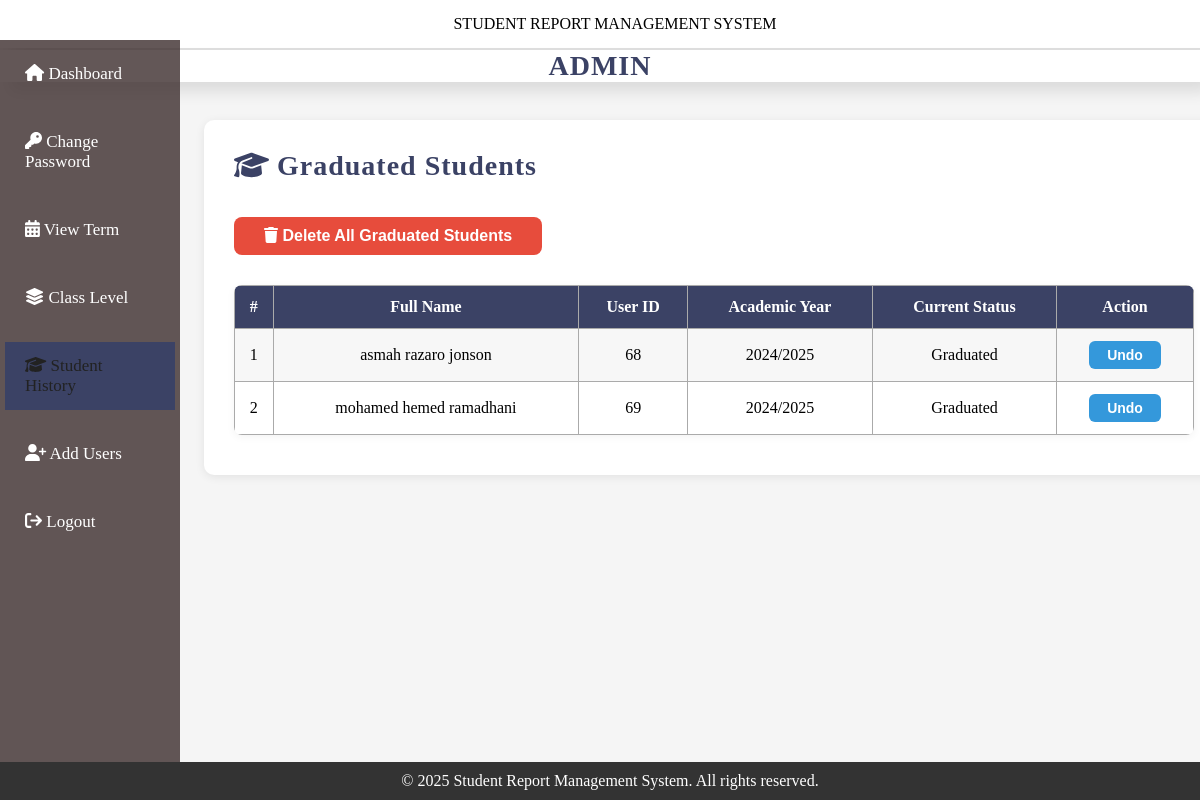
Page /graduated_student.php (signed in) on the committed database.
### tables this page shows
CREATE TABLE `users` (
  `user_id` int(255) NOT NULL,
  `class_id` int(255) DEFAULT NULL,
  `first_name` varchar(100) NOT NULL,
  `middle_name` varchar(100) NOT NULL,
  `last_name` varchar(100) NOT NULL,
  `parent_name` varchar(50) NOT NULL,
  `username` varchar(50) NOT NULL,
  `password` varchar(255) NOT NULL,
  `role` enum('admin','student','form1_teacher','form2_teacher','form3_teacher','form4_teacher') NOT NULL,
  `gender` varchar(8) NOT NULL,
  `stream` enum('science','art') DEFAULT NULL,
  `status` varchar(50) NOT NULL,
  `graduation_year` varchar(10) DEFAULT NULL,
  `parent_email` varchar(100) DEFAULT NULL
);

### graduated_student.php (the view, shortened to what this page needs)
<?php
include 'header.php';
?>
<!DOCTYPE html>
<html lang="en">
<head>
</head>
<body>
    <div class="container-graduated">
        <h2><i class="fa fa-graduation-cap"></i> Graduated Students</h2>
        <form method="post" onsubmit="return confirm('Are you sure you want to delete ALL graduated students? This action cannot be undone!');">
            <button type="submit" name="delete_all" class="delete-all-btn">
                <i class="fa fa-trash"></i> Delete All Graduated Students
            </button>
        </form>
        <table>
            <tr>
                <th>#</th>
                <th>Full Name</th>
                <th>User ID</th>
                <th>Academic Year</th>
                <th>Current Status</th>
                <th>Action</th>
            </tr>
            <?php
            $sql = "SELECT user_id, first_name, middle_name, last_name, status, graduation_year FROM users WHERE role = 'student' AND status = 'graduated'";
            $result = mysqli_query($conn, $sql);
            $count = 1;
            if ($result && mysqli_num_rows($result) > 0) {
                while ($row = mysqli_fetch_assoc($result)) {
                    $full_name = $row['first_name'] . ' ' . $row['middle_name'] . ' ' . $row['last_name'];
                    echo "<tr>";
                    echo "<td>" . $count++ . "</td>";
                    echo "<td>" . htmlspecialchars($full_name) . "</td>";
                    echo "<td>" . $row['user_id'] . "</td>";
                    echo "<td>" . (!empty($row['graduation_year']) ? $row['graduation_year'] : '-') . "</td>";
                    echo "<td>" . ucfirst($row['status']) . "</td>";
                    echo "<td>
                        <form method='post' style='display:inline;'>
                            <input type='hidden' name='user_id' value='" . $row['user_id'] . "'>
                            <button type='submit' name='undo_graduation' class='undo-btn' onclick=\"return confirm('Undo graduation for this student?');\">Undo</button>
                        </form>
                    </td>";
                    echo "</tr>";
                }
            } else {
                echo "<tr><td colspan='6' class='no-data'>No graduated students found.</td></tr>";
            }
            ?>
        </table>
    </div>
    <?php include "footer.php"; ?>
</body>
</html>

### header.php (style rules this page uses)
* { margin: 0; padding: 0; border: none; outline: none; }
body { font-family: 'poppins'; margin: 0; padding: 0; text-decoration: none; }

### graduated_student.php (style rules this page uses)
body { font-family: 'poppins'; margin: 0; background: whitesmoke; }
.container-graduated { margin-left: 17%; margin-top: 120px; padding: 30px 30px 40px 30px; background: #fff; border-radius: 10px; box-shadow: 0 2px 10px rgba(0,0,0,0.08); width: 80%; min-width: 320px; }
h2 { color: #3b4265; margin-bottom: 25px; text-align: left; font-size: 28px; letter-spacing: 1px; }
table { width: 100%; border-collapse: collapse; margin-top: 10px; background: #fff; border-radius: 8px; overflow: hidden; box-shadow: 0 2px 8px rgba(0,0,0,0.05); }
th, td { border: 1px solid #aaa; padding: 12px 8px; text-align: center; font-size: 16px; }
th { background-color: #3b4265; color: #fff; font-weight: 600; }
tr:nth-child(even) { background-color: #f7f7f7; }
.delete-all-btn { background: #e74c3c; color: #fff; border: none; padding: 10px 30px; border-radius: 8px; font-size: 16px; font-weight: 600; margin-bottom: 20px; margin-top: 10px; cursor: pointer; transition: background 0.2s; }
.undo-btn { background: #3498db; color: #fff; border: none; padding: 6px 18px; border-radius: 6px; font-size: 14px; font-weight: 600; cursor: pointer; transition: background 0.2s; }

### footer.php (style rules this page uses)
* { margin: 0; padding: 0; }
body { font-family: 'poppins'; }

### rows in the picture
users: full_name "asmah razaro jonson", user_id "68", graduation_year "2024/2025", status "Graduated"
users: full_name "mohamed hemed ramadhani", user_id "69", graduation_year "2024/2025", status "Graduated"
